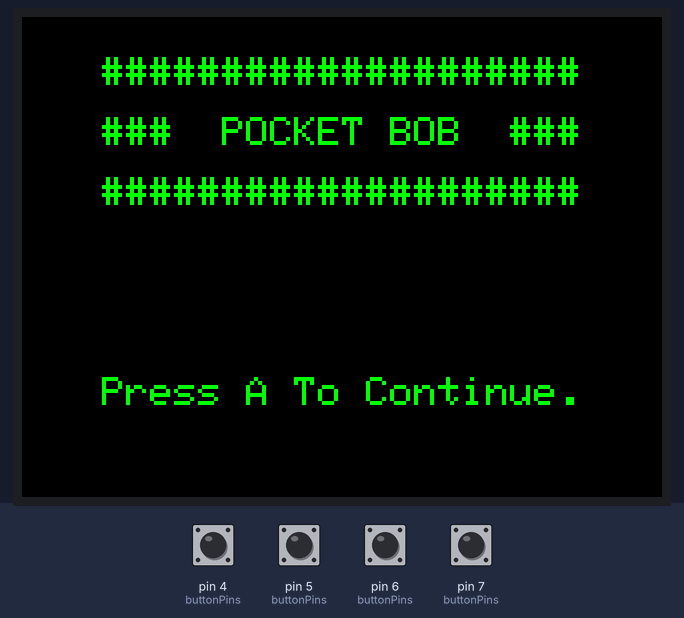
Recording of a sketch running on a simulated Arduino Uno, built with avr-gcc and run on an emulated ATmega328P. Parts: 320×240 colour display. The inputs (shaded band) are chosen by the test bench; at power-on: pin 4 (buttonPins), pin 5 (buttonPins), pin 6 (buttonPins), pin 7 (buttonPins) LOW. Random numbers use the default seed unless the sketch sets one.

Above: at 2.9 s.
3.0 s: pin 6 (buttonPins) pulled HIGH for 0.15 s
At 3.5 s:
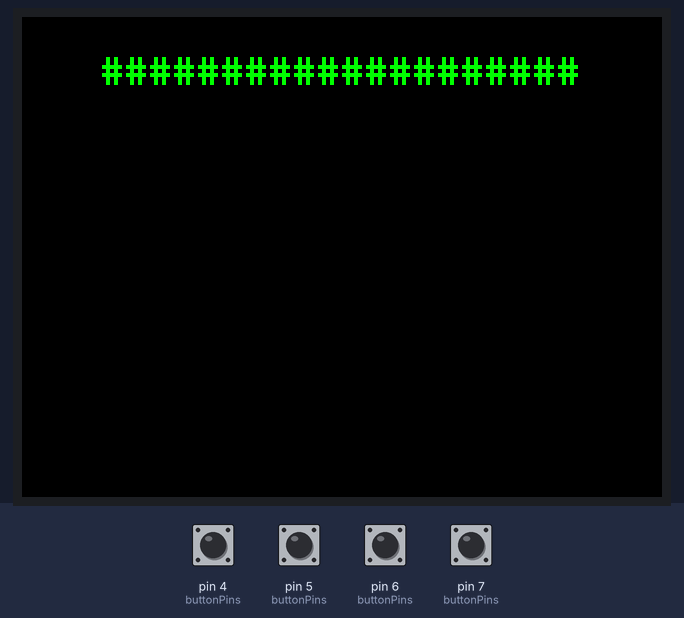
6.1 s: pin 4 (buttonPins) pulled HIGH for 0.15 s
At 7.3 s:
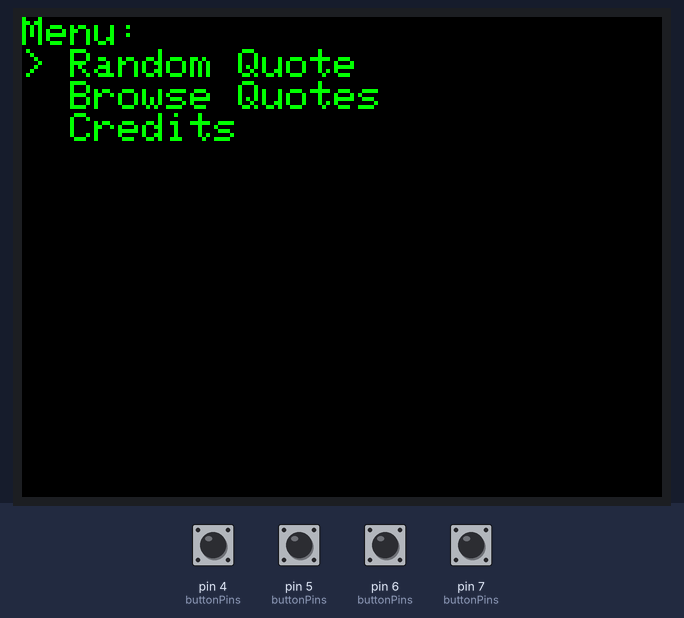
7.7 s: pin 5 (buttonPins) pulled HIGH for 0.15 s
At 8.2 s:
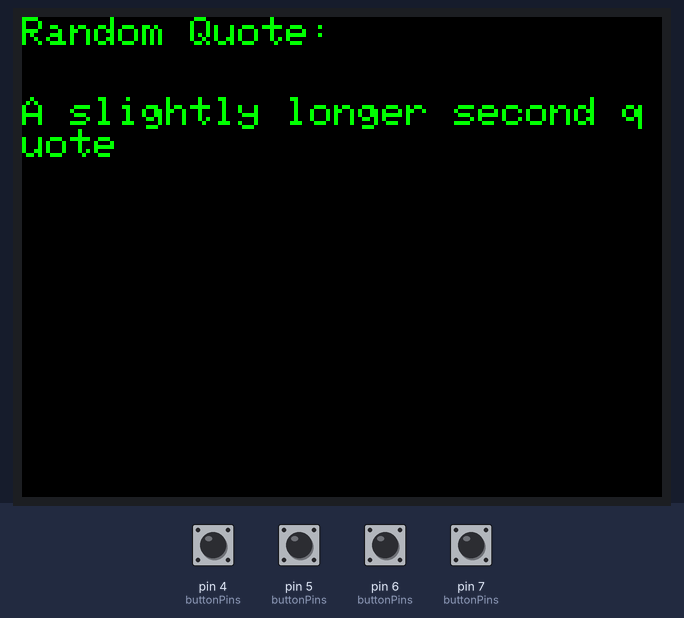
9.3 s: pin 7 (buttonPins) pulled HIGH for 0.15 s
At 10.2 s:
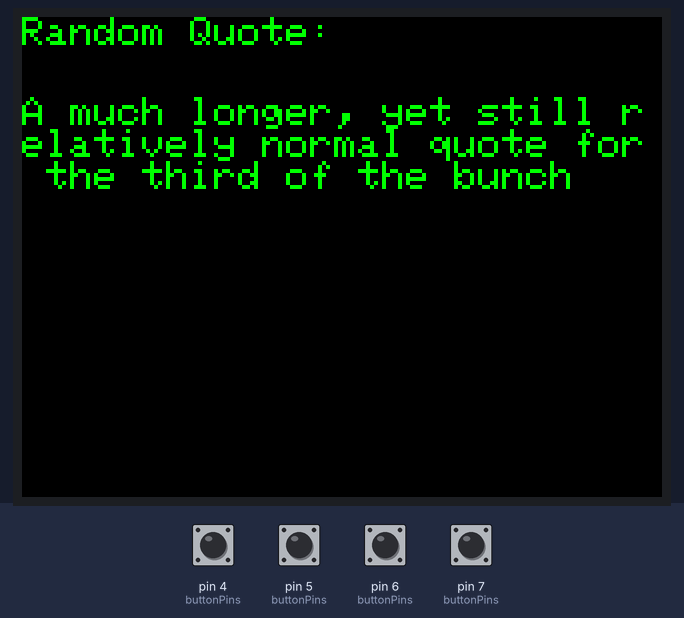
10.9 s: pin 4 (buttonPins) pulled HIGH for 1 s
At 12.1 s:
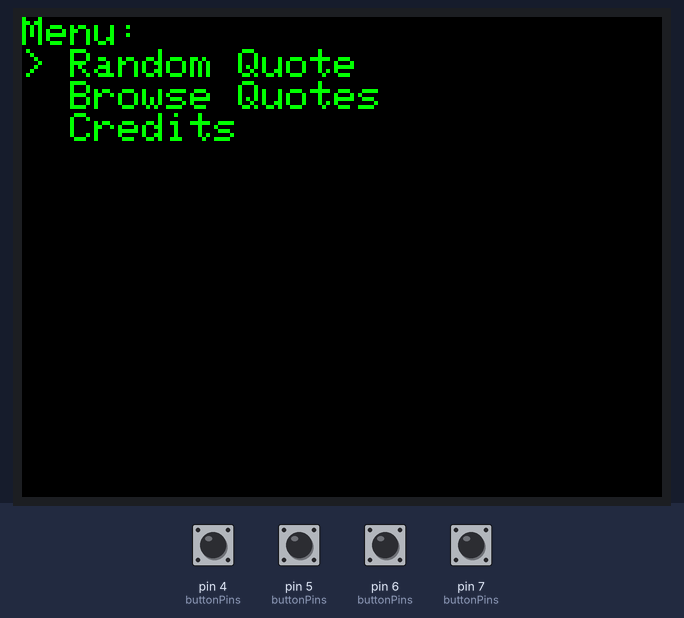
13.4 s: pin 5 (buttonPins) pulled HIGH for 1 s
At 14.1 s:
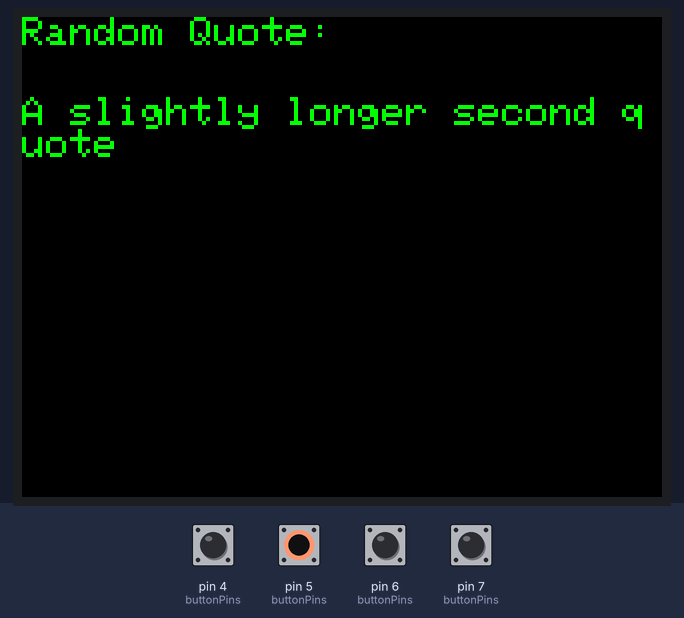
Timing chart, 0 to 16.4 s (numbered marks = the images above; inputs shaded):
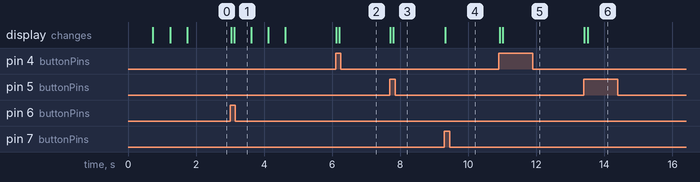

The sketch:

pocketbob.ino
```cpp
/*
  Project to output quotes from an array of strings to the screen.
*/

#include "SPI.h"
#include "Adafruit_GFX.h"
#include "Adafruit_ILI9341.h"
#include <avr/pgmspace.h>

// TFT Defines
#define MODEL ILI9341
#define TFT_LED A0
#define TFT_RST A4
#define TFT_DC A3
#define TFT_CS A5
#define TFT_MOSI 11
#define TFT_MISO 12
#define TFT_SCK 13
Adafruit_ILI9341 tft = Adafruit_ILI9341(TFT_CS, TFT_DC, TFT_MOSI, TFT_SCK, TFT_RST, TFT_MISO);

// Button Defines
#define UP_BTN 7
#define DOWN_BTN 6
#define A_BTN 5
#define B_BTN 4

#define NUM_BUTTONS 4
const int buttonPins[NUM_BUTTONS] = {UP_BTN, DOWN_BTN, A_BTN, B_BTN};
bool buttonStates[NUM_BUTTONS] = {false};

unsigned long lastDebounceTime = 0;
const unsigned long debounceDelay = 50;

// Global State Variables
int current_state = 0;
int selection_menu_curr_selection = 0;
int quotes_menu_curr_selection = 0;
#define MAX_TEXT_LEN 200
char lastPrintedText[MAX_TEXT_LEN] = "";

// Quotes Array
const char quote1[] PROGMEM = "This is the first quote";
const char quote2[] PROGMEM = "A slightly longer second quote";
const char quote3[] PROGMEM = "A much longer, yet still relatively normal quote for the third of the bunch";
const char quote4[] PROGMEM = "The fitnessgram Pacer Test quote, a.k.a quote 4";
const char* const quotes[] PROGMEM = {quote1, quote2, quote3, quote4};
const int quotes_len = sizeof(quotes) / sizeof(quotes[0]);

// Quote Buffer
char buffer[100];

// Menu Options
const char* menu_options[] = {"Random Quote", "Browse Quotes", "Credits"};
const int menu_len = sizeof(menu_options) / sizeof(menu_options[0]);

// Function Prototypes
void start_screen();
void selection_menu();
void random_quote_menu();
void browse_quotes_menu();
void credits_menu();
void handleButtonPress(int buttonIndex);

// Function Pointer Array for State Management
typedef void (*StateFunction)();
StateFunction states[] = {start_screen, selection_menu, random_quote_menu, browse_quotes_menu, credits_menu};

// Utility Functions
void overwriteLastText() {
    tft.setTextColor(ILI9341_BLACK); // Set text color to black
    tft.setCursor(0, 40);            // Adjust the cursor position if needed
    tft.println(lastPrintedText);   // Print the last stored text
}

void clear_screen() {
    tft.fillScreen(ILI9341_BLACK);  // Clear entire screen
}

void clear_top_bar() {
    tft.fillRect(0, 0, tft.height(), 35, ILI9341_BLACK);  // Clear just the top bar where "Random Quote" is
}

void clear_menu() {
    tft.fillRect(0, 15, 15, 80, ILI9341_BLACK); // Clear just the menu cursor
}

void center_cursor() {
    tft.setCursor(100, 100);  // Place cursor roughly centered (kinda not needed)
}

void change_state(int next_state) {
    current_state = next_state;
    states[current_state]();
}

// Button Handlers
void up_press() {

    if (current_state == 1 && selection_menu_curr_selection > 0) {
        selection_menu_curr_selection--;
    } else if (current_state == 3 && quotes_menu_curr_selection > 0) {
        quotes_menu_curr_selection--;
    } else if (current_state == 3) {
        quotes_menu_curr_selection = quotes_len - 1; // Loop around
    }
    states[current_state]();
}

void down_press() {
    if (current_state == 1 && selection_menu_curr_selection < menu_len - 1) {
        selection_menu_curr_selection++;
    } else if (current_state == 3 && quotes_menu_curr_selection < quotes_len - 1) {
        quotes_menu_curr_selection++;
    } else if (current_state == 3) {
        quotes_menu_curr_selection = 0; // Loop around
    }
    states[current_state]();
}

void a_press() {
    if (current_state == 0) {
        clear_screen();
        change_state(1);
    } else if (current_state == 1) {
        clear_screen();
        change_state(selection_menu_curr_selection + 2);
    }
}

void b_press() {
    // Always return to state 1
    clear_screen();
    change_state(1);
}

// Core Menu Screens
void start_screen() {
    clear_screen();
    tft.setCursor(40, 20);
    tft.setTextColor(ILI9341_GREEN);
    tft.setTextSize(2);
    tft.println("####################");
    delay(500);
    tft.setCursor(40, 50);
    tft.println("###  POCKET BOB  ###");
    delay(500);
    tft.setCursor(40, 80);
    tft.println("####################");
    delay(500);
    tft.setCursor(40, 180);
    tft.println("Press A To Continue.");
}

void selection_menu() {
    clear_menu();
    tft.setCursor(0, 0);
    tft.println("Menu:");
    for (int i = 0; i < menu_len; i++) {
        if (i == selection_menu_curr_selection) {
            tft.print("> ");
        } else {
            tft.print("  ");
        }
        tft.println(menu_options[i]);
    }
}

void displayQuote(int index) {
    if (index < 0 || index >= quotes_len) {
        return; // Index out of bounds
    }
    // Overwrite the last text before printing the new one
    overwriteLastText();

    // Retrieve the new quote from PROGMEM
    strcpy_P(buffer, (char*)pgm_read_word(&(quotes[index])));

    // Store the new text
    strncpy(lastPrintedText, buffer, MAX_TEXT_LEN);

    // Print the new text
    tft.setTextColor(ILI9341_GREEN); // Set text color to green
    tft.setCursor(0, 40);             // Adjust the cursor position
    tft.println(buffer);
}

// Random Quote Menu
void random_quote_menu() {
    clear_top_bar();
    randomSeed(millis());
    int rand = random(quotes_len);
    tft.setCursor(0, 0);
    tft.println("Random Quote:");
    displayQuote(rand); // Display a random quote
}

// Browse Quotes Menu
void browse_quotes_menu() {
    clear_top_bar();
    tft.setCursor(0, 0);
    tft.print(quotes_menu_curr_selection + 1);
    tft.print("/");
    tft.print(quotes_len);
    tft.print(": ");
    displayQuote(quotes_menu_curr_selection); // Display the selected quote
}

void credits_menu() {
    clear_screen();
    tft.setCursor(0, 0);
    tft.println("Made by Jtnoble\n\nPress B to go back.");
}

// Handle Button Presses
void handleButtonPress(int buttonIndex) {
    switch (buttonIndex) {
        case 0:
            up_press();
            break;
        case 1:
            down_press();
            break;
        case 2:
            a_press();
            break;
        case 3:
            b_press();
            break;
    }
}

void checkButtonStates() {
    for (int i = 0; i < NUM_BUTTONS; i++) {
        bool currentState = digitalRead(buttonPins[i]);
        if (currentState == HIGH && !buttonStates[i] && (millis() - lastDebounceTime > debounceDelay)) {
            handleButtonPress(i);
            buttonStates[i] = true;
            lastDebounceTime = millis();
        } else if (currentState == LOW) {
            buttonStates[i] = false;
        }
    }
}

// Setup and Main Loop
void setup() {
    tft.begin();
    tft.setRotation(3);
    for (int i = 0; i < NUM_BUTTONS; i++) {
        pinMode(buttonPins[i], INPUT);
    }
    start_screen();
}

void loop() {
    checkButtonStates();
    delay(100); // Obligatory Arduino delay
}
```

Measured:
- after the input at 3.0 s, the display: first changes at once (image 1 shows a later state)
- after the input at 6.1 s, the display: first changes at once (image 2 shows a later state)
- after the input at 7.7 s, the display: first changes at once (image 3 shows a later state)
- after the input at 9.3 s, the display: changes at once (image 4)
- after the input at 10.9 s, the display: first changes at once (image 5 shows a later state)
- after the input at 13.4 s, the display: first changes at once (image 6 shows a later state)
